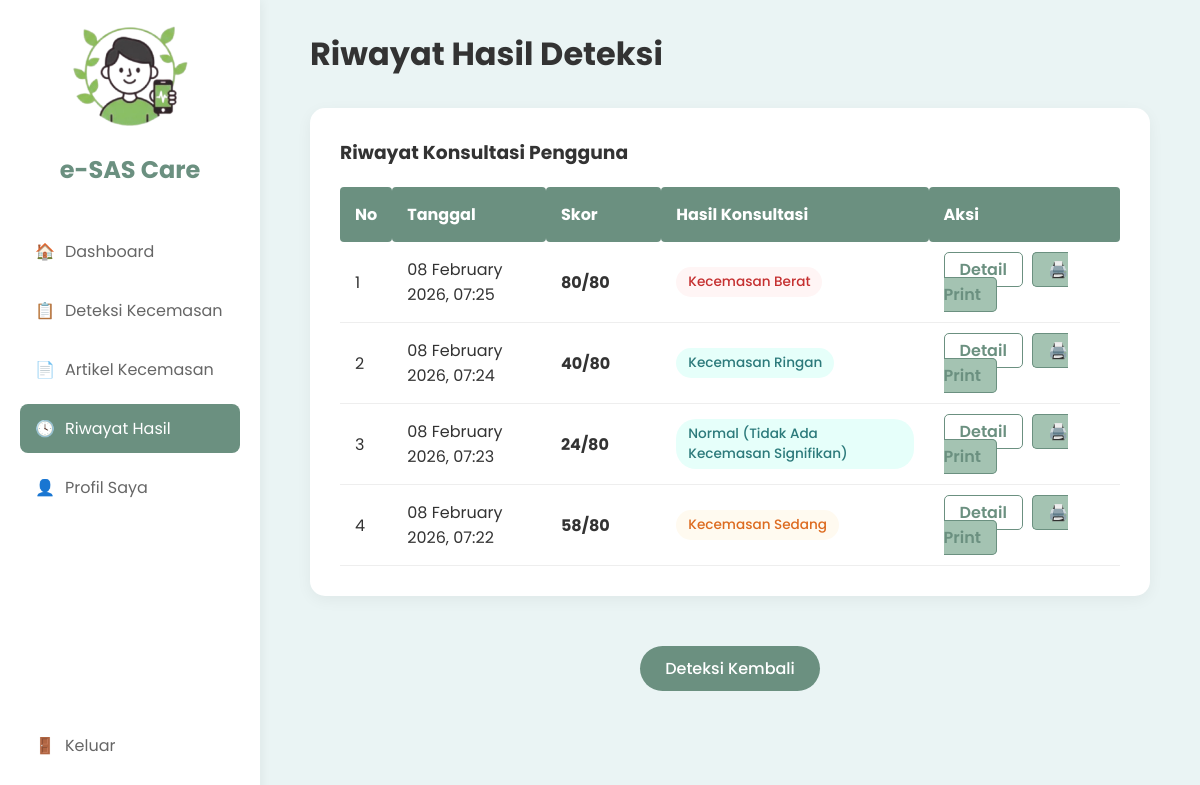
Page /history.php (signed in) on the committed database.
### tables this page shows
CREATE TABLE `konsultasi` (
  `id_konsultasi` int NOT NULL,
  `id_user` int NOT NULL,
  `q1` int NOT NULL,
  `q2` int NOT NULL,
  `q3` int NOT NULL,
  `q4` int NOT NULL,
  `q5` int NOT NULL,
  `q6` int NOT NULL,
  `q7` int NOT NULL,
  `q8` int NOT NULL,
  `q9` int NOT NULL,
  `q10` int NOT NULL,
  `q11` int NOT NULL,
  `q12` int NOT NULL,
  `q13` int NOT NULL,
  `q14` int NOT NULL,
  `q15` int NOT NULL,
  `q16` int NOT NULL,
  `q17` int NOT NULL,
  `q18` int NOT NULL,
  `q19` int NOT NULL,
  `q20` int NOT NULL,
  `total_score` int NOT NULL,
  `index_score` decimal(5,2) NOT NULL COMMENT 'Index = (Total/80) * 100',
  `kategori_kecemasan` varchar(50) NOT NULL,
  `tanggal_konsultasi` timestamp NULL DEFAULT CURRENT_TIMESTAMP
);

### classes/functions.php (called while the page is built, shortened)
<?php
class Functions {
    private $koneksi;
    public function __construct($koneksi) {
        $this->koneksi = $koneksi;
    }
    public function getUserHistory($id_user) {
        $query = "SELECT * FROM konsultasi
                  WHERE id_user = '$id_user'
                  ORDER BY tanggal_konsultasi DESC";
        $result = mysqli_query($this->koneksi, $query);
        $history = [];
        while ($row = mysqli_fetch_assoc($result)) {
            $history[] = $row;
        }
        return $history;
    }
}
?>

### history.php (the view)
<?php include 'includes/header.php'; ?>
<?php include 'includes/sidebar.php'; ?>
<?php
$history = $functions->getUserHistory($_SESSION['id_user']);
?>
<main class="main-content">
    <header style="margin-bottom: 30px;">
        <h1>Riwayat Hasil Deteksi</h1>
    </header>
    <div class="table-card">
        <h3>Riwayat Konsultasi Pengguna</h3>
        <?php if (count($history) == 0): ?>
            <div class="empty-state">
                <p>Anda belum pernah melakukan konsultasi</p>
                <a href="detection.php" class="btn-primary" style="margin-top: 15px;">Mulai Deteksi Sekarang</a>
            </div>
        <?php else: ?>
            <table class="data-table">
                <thead>
                    <tr>
                        <th width="5%">No</th>
                        <th width="20%">Tanggal</th>
                        <th width="15%">Skor</th>
                        <th width="35%">Hasil Konsultasi</th>
                        <th width="25%">Aksi</th>
                    </tr>
                </thead>
                <tbody>
                    <?php
                    $no = 1;
                    foreach ($history as $h):
                        $badge_class = 'status-light';
                        if (strpos($h['kategori_kecemasan'], 'Sedang') !== false) {
                            $badge_class = 'status-medium';
                        } elseif (strpos($h['kategori_kecemasan'], 'Berat') !== false || strpos($h['kategori_kecemasan'], 'Panik') !== false) {
                            $badge_class = 'status-panic';
                        }
                    ?>
                    <tr>
                        <td><?php echo $no++; ?></td>
                        <td><?php echo date('d F Y, H:i', strtotime($h['tanggal_konsultasi'])); ?></td>
                        <td><strong><?php echo $h['total_score']; ?>/80</strong></td>
                        <td><span class="status-badge <?php echo $badge_class; ?>"><?php echo htmlspecialchars($h['kategori_kecemasan']); ?></span></td>
                        <td>
                            <a href="result.php?id=<?php echo $h['id_konsultasi']; ?>" class="btn-detail">Detail</a>
                            <a href="print_result.php?id=<?php echo $h['id_konsultasi']; ?>" target="_blank" class="btn-detail" style="background-color: var(--accent-green); margin-left: 5px;">🖨️ Print</a>
                        </td>
                    </tr>
                    <?php endforeach; ?>
                </tbody>
            </table>
        <?php endif; ?>
    </div>
    <?php if (count($history) > 0): ?>
    <div style="margin-top: 30px; text-align: center;">
        <a href="detection.php" class="btn-primary">Deteksi Kembali</a>
    </div>
    <?php endif; ?>
</main>
<?php include 'includes/footer.php'; ?>

### css/style.css (style rules this page uses)
* { margin: 0; padding: 0; box-sizing: border-box; font-family: "Poppins", sans-serif; }
:root { --primary-green: #6b9080; --light-green: #eaf4f4; --accent-green: #a4c3b2; --white: #ffffff; --text-dark: #333333; --text-grey: #666666; }
body { background-color: var(--light-green); color: var(--text-dark); }
.main-content { margin-left: 260px; flex-grow: 1; padding: 30px 50px; }
header { display: flex; justify-content: space-between; align-items: center; margin-bottom: 30px; }
.btn-primary { display: inline-block; background-color: var(--primary-green); color: white; padding: 10px 25px; border-radius: 25px; text-decoration: none; margin-top: 20px; border: none; cursor: pointer; font-weight: 500; transition: 0.3s; }
.table-card { background-color: var(--white); padding: 30px; border-radius: 15px; box-shadow: 0 4px 15px rgba(0, 0, 0, 0.05); overflow-x: auto; }
.data-table { width: 100%; border-collapse: collapse; margin-top: 20px; }
.data-table th { background-color: var(--primary-green); color: var(--white); padding: 15px; text-align: left; border-radius: 4px; }
.data-table td { padding: 15px; border-bottom: 1px solid #eee; color: var(--text-dark); }
.status-badge { display: inline-block; padding: 5px 12px; border-radius: 20px; font-size: 0.85rem; font-weight: 500; }
.status-light { background-color: #e6fffa; color: #2c7a7b; }
.status-medium { background-color: #fffaf0; color: #dd6b20; }
.status-panic { background-color: #fff5f5; color: #c53030; }
.btn-detail { text-decoration: none; color: var(--primary-green); font-weight: 600; border: 1px solid var(--primary-green); padding: 5px 15px; border-radius: 5px; transition: 0.3s; }

### rows in the picture
konsultasi: tanggal_konsultasi "08 February 2026, 07:25", total_score "80", kategori_kecemasan "Kecemasan Berat"
konsultasi: tanggal_konsultasi "08 February 2026, 07:24", total_score "40", kategori_kecemasan "Kecemasan Ringan"
konsultasi: tanggal_konsultasi "08 February 2026, 07:23", total_score "24", kategori_kecemasan "Normal (Tidak Ada Kecemasan Signifikan)"
konsultasi: tanggal_konsultasi "08 February 2026, 07:22", total_score "58", kategori_kecemasan "Kecemasan Sedang"
